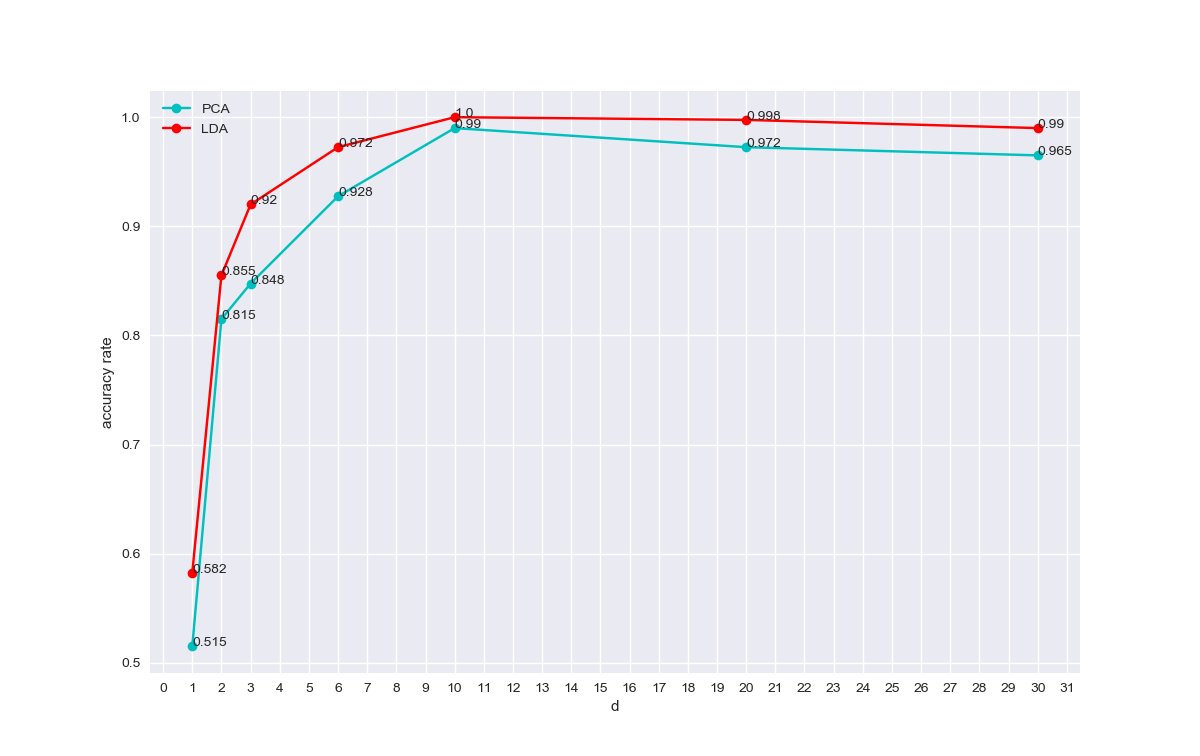

This chart was generated by the following Python code:
import os
import random

import cv2
import matplotlib
import numpy as np
from sklearn.decomposition import PCA
from sklearn.discriminant_analysis import LinearDiscriminantAnalysis
from sklearn.metrics import accuracy_score
from sklearn.neighbors import KNeighborsClassifier

matplotlib.use('TkAgg')

from matplotlib import pyplot as plt

plt.style.use('seaborn')

accuracy_rates_pca = []
accuracy_rates_lda = []


def run_pca(X_train, X_test, n_dim):
    pca = PCA(n_components=n_dim)
    pca.fit(X_train.T)

    X_train_pca = pca.transform(X_train.T)
    X_test_pca = pca.transform(X_test.T)

    return X_train_pca, X_test_pca


def run_lda(X_train, y_train, X_test, n_dim):
    #  first use PCA to reduce the dimensionality of face images to d0 = 40
    d0 = 40
    pca = PCA(n_components=d0)
    pca.fit(X_train.T)

    X_train_ = pca.transform(X_train.T)
    X_test_ = pca.transform(X_test.T)

    # input of lda is the reduced-dim data from PCA
    lda = LinearDiscriminantAnalysis(n_components=n_dim)
    lda.fit(X_train_, y_train)

    X_train_lda = lda.transform(X_train_)
    X_test_lda = lda.transform(X_test_)

    return X_train_lda, X_test_lda


def classification(X_train, y_train, X_test, y_test, algo):
    neigh = KNeighborsClassifier(n_neighbors=3)
    neigh.fit(X_train, y_train)

    y_pred = neigh.predict(X_test)

    correct_preds = accuracy_score(y_test, y_pred, normalize=False)
    accuracy_rate = accuracy_score(y_test, y_pred)

    print('-------------------------------------------------------------------------------------------------------')
    print(algo)
    print('-------------------------------------------------------------------------------------------------------')
    print('True = {}'.format(y_test))
    print('Predicted = {}'.format(y_pred))
    print('Total number of correct classifications = {}'.format(correct_preds))
    print('Accuracy rate = {}'.format(accuracy_rate))

    return y_pred, correct_preds


def run_experiments(n_components):
    total_correct_pca = 0
    total_test_cases_pca = 0
    total_correct_lda = 0
    total_test_cases_lda = 0

    # 20 independent experiments
    for exp_num in range(20):

        print('*******************************************************************************************************')
        print('Experiment #' + str(exp_num + 1))
        print('*******************************************************************************************************')

        # randomly choose 8 images per class to form the training set
        # the rest will be in the test set
        train_ims = []
        test_ims = [1, 2, 3, 4, 5, 6, 7, 8, 9, 10]

        for y in range(8):
            choice = random.choice(test_ims)
            train_ims.append(choice)
            test_ims.remove(choice)
        print('Train images per class = ' + str(train_ims))
        print('Test images per class = ' + str(test_ims))

        x_train = []
        y_train = []
        x_test = []
        y_test = []

        # PREPROCESSING
        for i in range(1, 11):  # 10 subjects
            for j in range(1, 11):  # 10 images per subject
                # read the images as grayscale
                label = 's' + str(i)
                im_path = os.path.join('../hw2/att_faces_10', label, str(j) + '.pgm')
                im = cv2.imread(im_path, cv2.IMREAD_GRAYSCALE)
                im_vec = im.ravel()  # reshape to a vector of length 10304

                if j in train_ims:
                    x_train.append(im_vec)
                    y_train.append(label)
                else:
                    x_test.append(im_vec)
                    y_test.append(label)

        # stack training images of all 10 subjects
        X_train = np.transpose(np.array(x_train))
        X_test = np.transpose(np.array(x_test))

        ###########################
        # Run the algorithms
        ###########################
        X_train_pca, X_test_pca = run_pca(X_train, X_test, n_components)
        X_train_lda, X_test_lda = run_lda(X_train, y_train, X_test, n_components)

        ###########################
        # CLASSIFICATION FOR PCA
        ###########################
        y_pred_pca, correct_preds_pca = classification(X_train_pca, y_train, X_test_pca, y_test, 'PCA')
        total_correct_pca += correct_preds_pca
        total_test_cases_pca += len(y_pred_pca)

        ###########################
        # CLASSIFICATION FOR LDA
        ###########################
        y_pred_lda, correct_preds_lda = classification(X_train_lda, y_train, X_test_lda, y_test, 'LDA')
        total_correct_lda += correct_preds_lda
        total_test_cases_lda += len(y_pred_lda)

    ###########################
    # Gather the results
    ###########################
    accuracy_rate_pca = total_correct_pca / total_test_cases_pca
    accuracy_rates_pca.append(accuracy_rate_pca)

    accuracy_rate_lda = total_correct_lda / total_test_cases_lda
    accuracy_rates_lda.append(accuracy_rate_lda)


def plot_results():
    fig = plt.figure(figsize=(12, 12))
    ax = fig.add_subplot(111)

    plt.plot(d, accuracy_rates_pca, linestyle='-', marker='o', color='c', label='PCA')
    plt.plot(d, accuracy_rates_lda, linestyle='-', marker='o', color='r', label='LDA')
    for i, j in zip(d, accuracy_rates_pca):
        ax.annotate(str(round(j, 3)), xy=(i, j))
    for i, j in zip(d, accuracy_rates_lda):
        ax.annotate(str(round(j, 3)), xy=(i, j))
    plt.xlabel('d')
    plt.ylabel('accuracy rate')
    plt.locator_params(axis='y', nbins=10)
    plt.locator_params(axis='x', nbins=50)

    plt.legend()
    plt.show()


if __name__ == '__main__':
    d = [1, 2, 3, 6, 10, 20, 30]
    for dim in d:
        run_experiments(dim)

    print()
    print('d = ' + str(d))
    print('Accuracy rates PCA = ' + str(accuracy_rates_pca))
    print('Accuracy rates LDA = ' + str(accuracy_rates_lda))

    plot_results()
    print("Done!")
